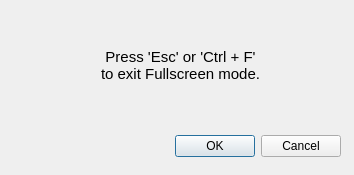
<?xml version="1.0" encoding="UTF-8"?>
<ui version="4.0">
 <class>fullscreen</class>
 <widget class="QDialog" name="fullscreen">
  <property name="geometry">
   <rect>
    <x>0</x>
    <y>0</y>
    <width>354</width>
    <height>175</height>
   </rect>
  </property>
  <property name="windowTitle">
   <string>Entering fullscreen mode</string>
  </property>
  <widget class="QDialogButtonBox" name="buttonBox">
   <property name="geometry">
    <rect>
     <x>110</x>
     <y>130</y>
     <width>231</width>
     <height>32</height>
    </rect>
   </property>
   <property name="orientation">
    <enum>Qt::Horizontal</enum>
   </property>
   <property name="standardButtons">
    <set>QDialogButtonBox::Cancel|QDialogButtonBox::Ok</set>
   </property>
  </widget>
  <widget class="QLabel" name="label">
   <property name="geometry">
    <rect>
     <x>40</x>
     <y>30</y>
     <width>281</width>
     <height>71</height>
    </rect>
   </property>
   <property name="font">
    <font>
     <pointsize>11</pointsize>
    </font>
   </property>
   <property name="text">
    <string>Press 'Esc' or 'Ctrl + F'
to exit Fullscreen mode.</string>
   </property>
   <property name="scaledContents">
    <bool>false</bool>
   </property>
   <property name="alignment">
    <set>Qt::AlignCenter</set>
   </property>
  </widget>
 </widget>
 <resources/>
 <connections>
  <connection>
   <sender>buttonBox</sender>
   <signal>accepted()</signal>
   <receiver>fullscreen</receiver>
   <slot>accept()</slot>
   <hints>
    <hint type="sourcelabel">
     <x>248</x>
     <y>254</y>
    </hint>
    <hint type="destinationlabel">
     <x>157</x>
     <y>274</y>
    </hint>
   </hints>
  </connection>
  <connection>
   <sender>buttonBox</sender>
   <signal>rejected()</signal>
   <receiver>fullscreen</receiver>
   <slot>reject()</slot>
   <hints>
    <hint type="sourcelabel">
     <x>316</x>
     <y>260</y>
    </hint>
    <hint type="destinationlabel">
     <x>286</x>
     <y>274</y>
    </hint>
   </hints>
  </connection>
 </connections>
</ui>
